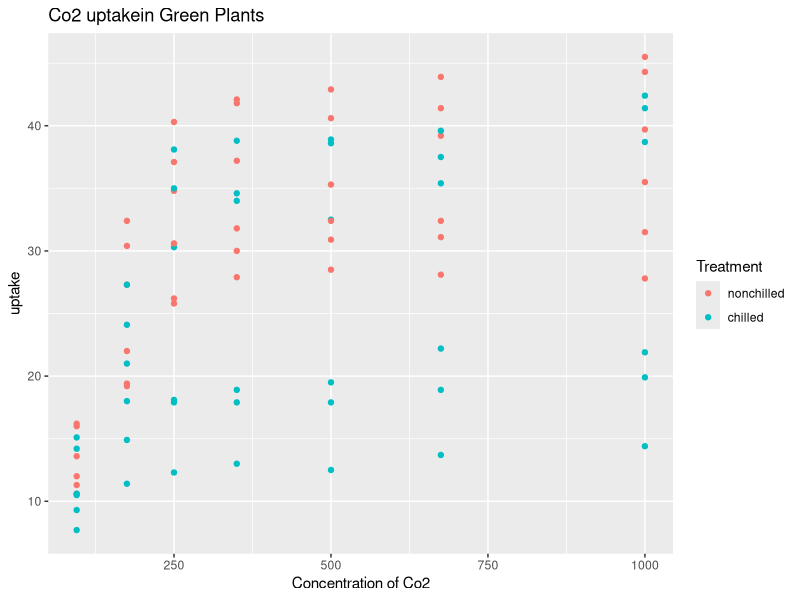
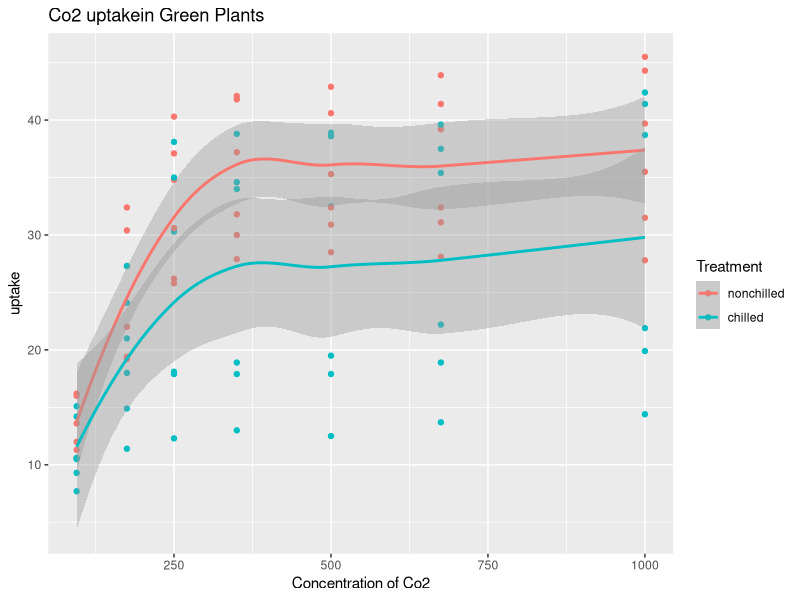
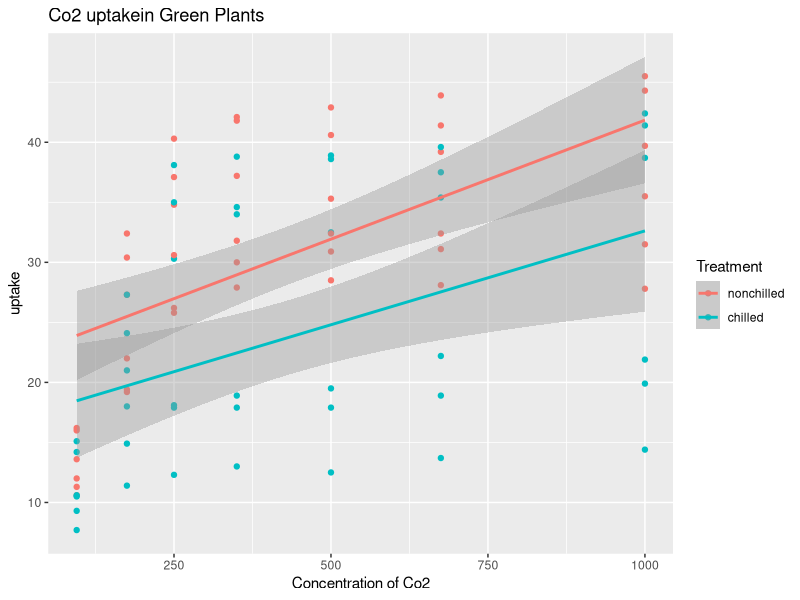
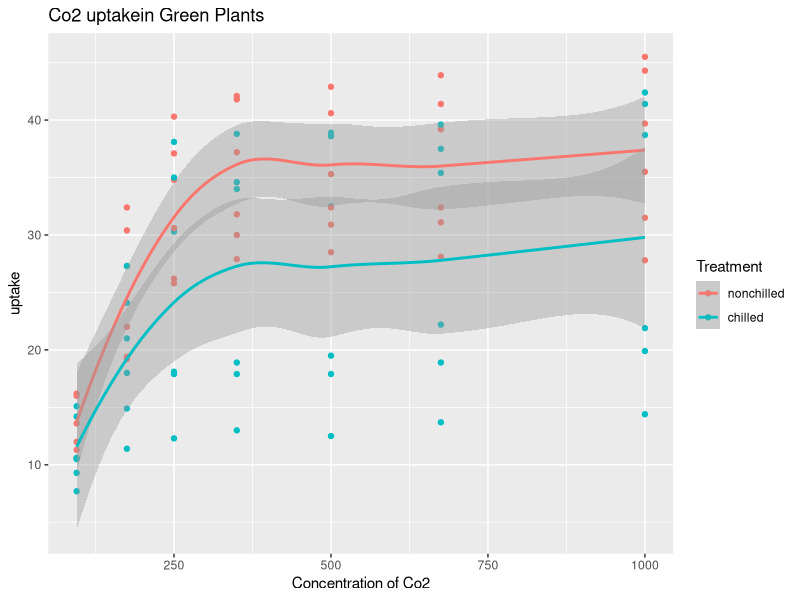
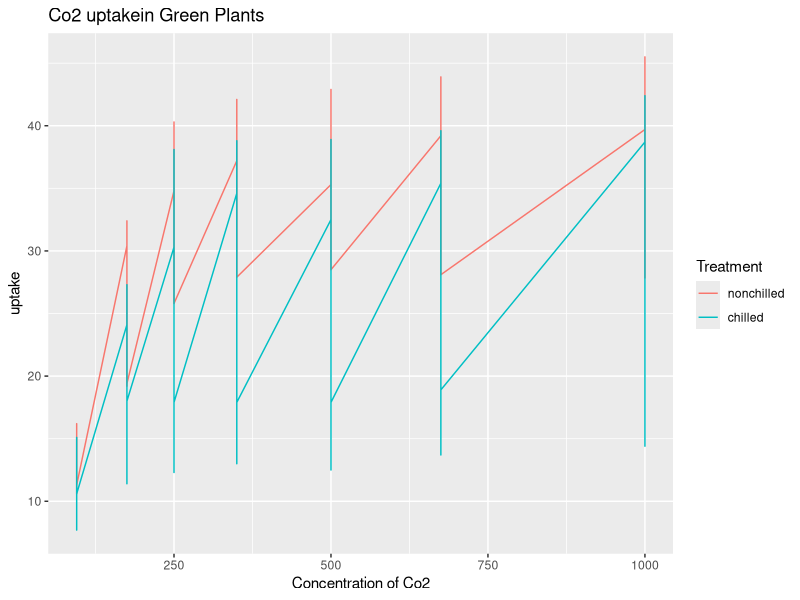
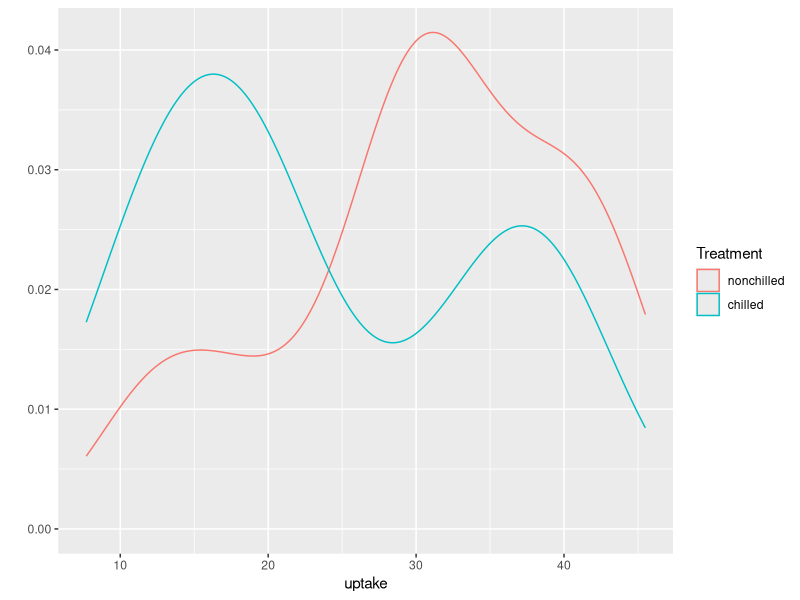
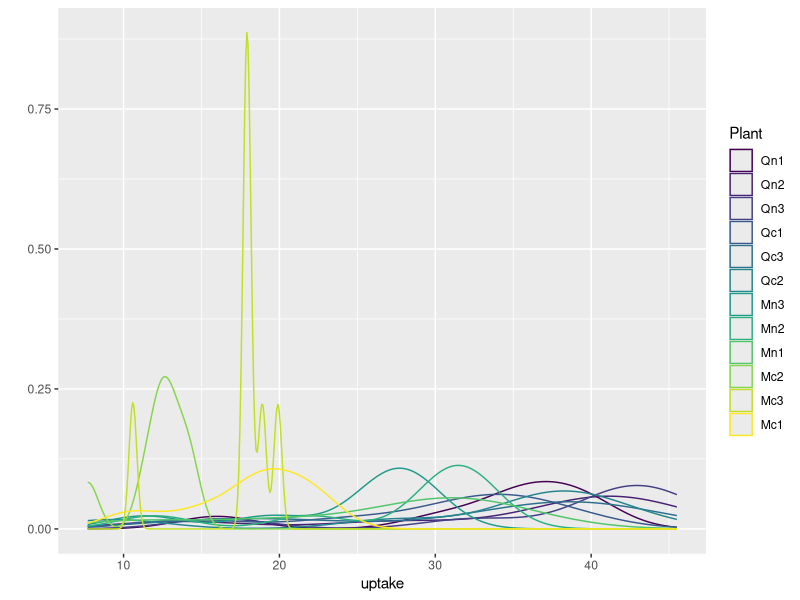
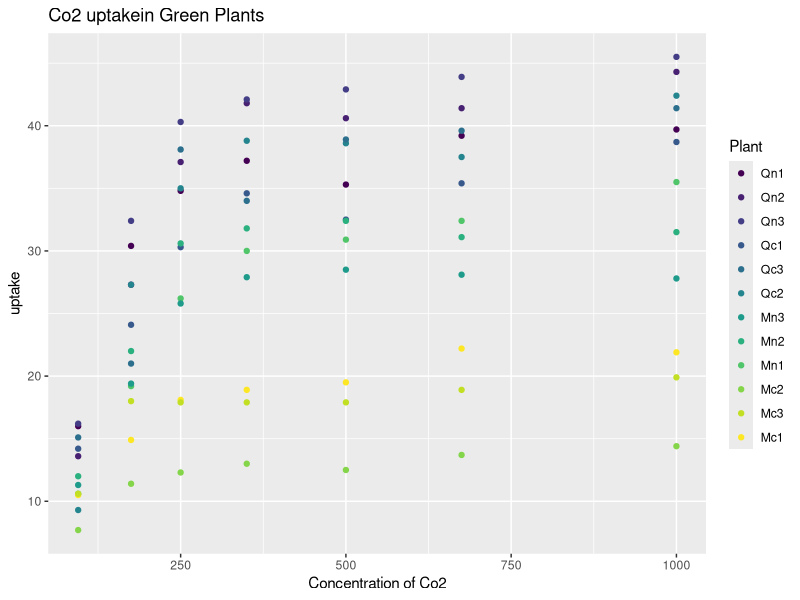

R code for these plots, in order:
library(ggplot2)

#Scatter plot

qplot(conc,uptake,data = CO2,geom = "point",color=Treatment,xlab = "Concentration of Co2",main="Co2 uptakein Green Plants")
qplot(conc,uptake,data = CO2,geom = c("point","smooth"),color=Treatment,xlab = "Concentration of Co2",main="Co2 uptakein Green Plants")
qplot(conc,uptake,data = CO2,geom = c("point","smooth"),method='lm',color=Treatment,xlab = "Concentration of Co2",main="Co2 uptakein Green Plants")
qplot(conc,uptake,data = CO2,geom = c("point","smooth"),color=Treatment,xlab = "Concentration of Co2",main="Co2 uptakein Green Plants")
qplot(conc,uptake,data = CO2,geom = c("line"),color=Treatment,shape=Treatment,xlab = "Concentration of Co2",main="Co2 uptakein Green Plants")
qplot(uptake,data = CO2,geom = "density",colour=Treatment)
qplot(uptake,data = CO2,geom = "density",colour=Plant)
qplot(conc,uptake,data = CO2,geom = "point",color=Plant,xlab = "Concentration of Co2",main="Co2 uptakein Green Plants")
qplot(conc,uptake,data = CO2,geom = c("point","smooth"),color=Plant,xlab = "Concentration of Co2",main="Co2 uptakein Green Plants")
qplot(conc,uptake,data = CO2,geom = c("point","smooth"),method='lm',color=Plant,xlab = "Concentration of Co2",main="Co2 uptakein Green Plants")
qplot(conc,uptake,data = CO2,geom = c("point","smooth"),color=Plant,xlab = "Concentration of Co2",main="Co2 uptakein Green Plants")
qplot(conc,uptake,data = CO2,geom = c("line"),color=Plant,shape=Plant,xlab = "Concentration of Co2",main="Co2 uptakein Green Plants")

CatData <- table(CO2$Treatment,CO2$Plant,CO2$Type)
mosaicplot(CatData,color =CO2$Plant)
   
